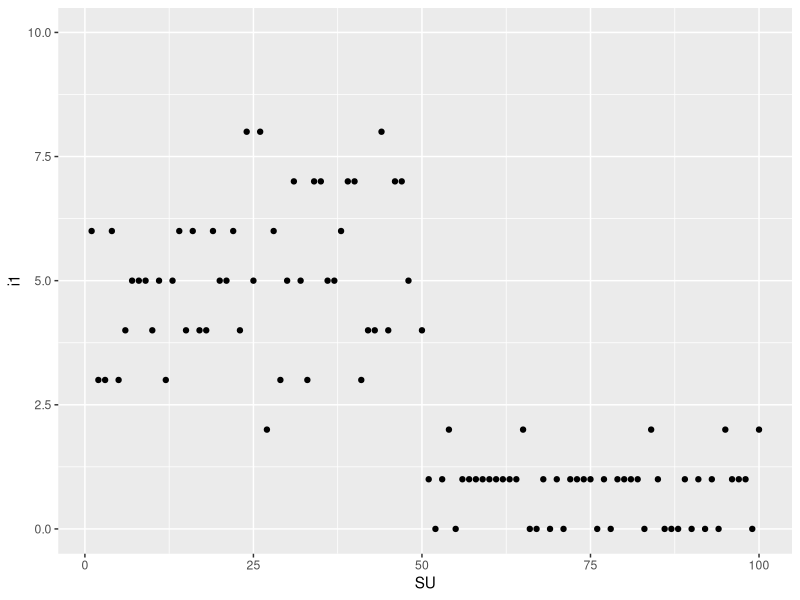

Here is the R script that generated this plot:
## CoralNet simulation code ~~~~~~~~~~~~~~~~~~~~~~~~~~~~~~~~~~~~~~~~~~~~~~~~~ ##

## ZR to do: understand rgamma() and rtruncnorm()
## add site / transect metadata
## better understand gamma and truncnorm params -> connect param values to pop'n means 
## split up residual values into additional columns
## uniform across rows - no signal 





## start up ~~~~~~~~~~~~~~~~~~~~~~~~~~~~~~~~~~~~~~~~~~~~~~~~~~~~~~~~~~~~~~~~~ ##
rm(list = ls())

library(truncnorm)
library(tidyverse)
## END start up ~~~~~~~~~~~~~~~~~~~~~~~~~~~~~~~~~~~~~~~~~~~~~~~~~~~~~~~~~~~~~ ##





## params ~~~~~~~~~~~~~~~~~~~~~~~~~~~~~~~~~~~~~~~~~~~~~~~~~~~~~~~~~~~~~~~~~~~ ##
n <- 100
reps <- 50
col_sum <- 50
gamma_mu_1 <- 10
gamma_mu_2 <- 2 
scale <- 2

a <- 0 ## lower bound
#b2 <- (reps - i1) ## upper bound
#b3 <- (reps - i1 - i2) 
#b4 <- (reps - i1 - i2 - i3)
#b5 <- (reps - i1 - i2 - i3 - i4)

norm_mu_2 <- 10
norm_sd_2 <- 1

norm_mu_3 <- 5
norm_sd_3 <- 1

norm_mu_4 <- 5
norm_sd_4 <- 1

norm_mu_5 <- 5
norm_sd_5 <- 1
## END params ~~~~~~~~~~~~~~~~~~~~~~~~~~~~~~~~~~~~~~~~~~~~~~~~~~~~~~~~~~~~~~~ ##





## simulate ~~~~~~~~~~~~~~~~~~~~~~~~~~~~~~~~~~~~~~~~~~~~~~~~~~~~~~~~~~~~~~~~~ ##
## simulate gamma with shape and scale
i1 <- round(rgamma(n, shape = c(
  rep(gamma_mu_1, reps), 
  rep(gamma_mu_2, reps)), scale),0)


## use i1 to set upper bound
b2 <- (col_sum - i1) 


## simulate with a truncated normal distribution, with 50-i1 preventing values 
## would sum greater than 50
i2 <- round(rtruncnorm(n, a, b2, norm_mu_2, norm_sd_2),0)
b3 <- (col_sum - i1 - i2) 


## add a third important variable
i3 <- round(rtruncnorm(n, a, b3, norm_mu_3, norm_sd_3),0)
b4 <- (col_sum - i1 - i2 - i3)


## add a fourth important variable
i4 <- round(rtruncnorm(n, a, b4, norm_mu_4, norm_sd_4),0)
b5 <- (col_sum - i1 - i2 - i3 - i4)


## add a fifth important variable
i5 <- round(rtruncnorm(n, a, b5, norm_mu_5, norm_sd_5),0)


## r1 rounds out the rest of col_sum
remainder <- (col_sum - i1 - i2 - i3 - i4 - i5)


## bind the simulated columns together
df.1 <- cbind(i1, i2, i3, i4, i5, remainder)


## check row sums
rowSums(df.1)


## split up u1 into remaining, unimportant columns
## but how to do so in a way that adds noise? 
#u1 <- r1/5





## add meta data
sites <- rep(c("Site_1", "Site_2"), each = 50, len=100)
transects <- rep(c("T1", "T2", "T3", "T4"), each = 25, len=100)
df.2 <- cbind(df.1, sites, transects)


## plot data 
dat <- as.data.frame(i1)
dat$SU <- seq(1,100,1)


## visualize
p1 <- ggplot(dat, aes(x=SU, y=i1)) +
  geom_point() + ylim(0,10)

print(p1)




library(tidyverse)

categories <- as.factor(c("i1", "i2", "u1", "u2"))

rows <- map(1:100, ~ sample(categories, 100, replace = TRUE))

df.2 <- lapply(rows, summary)

df.2 <- unlist(df.2)

df.2 <- as.data.frame(matrix(df.2, nrow = 100, ncol = 4))

rowSums(df.2)
